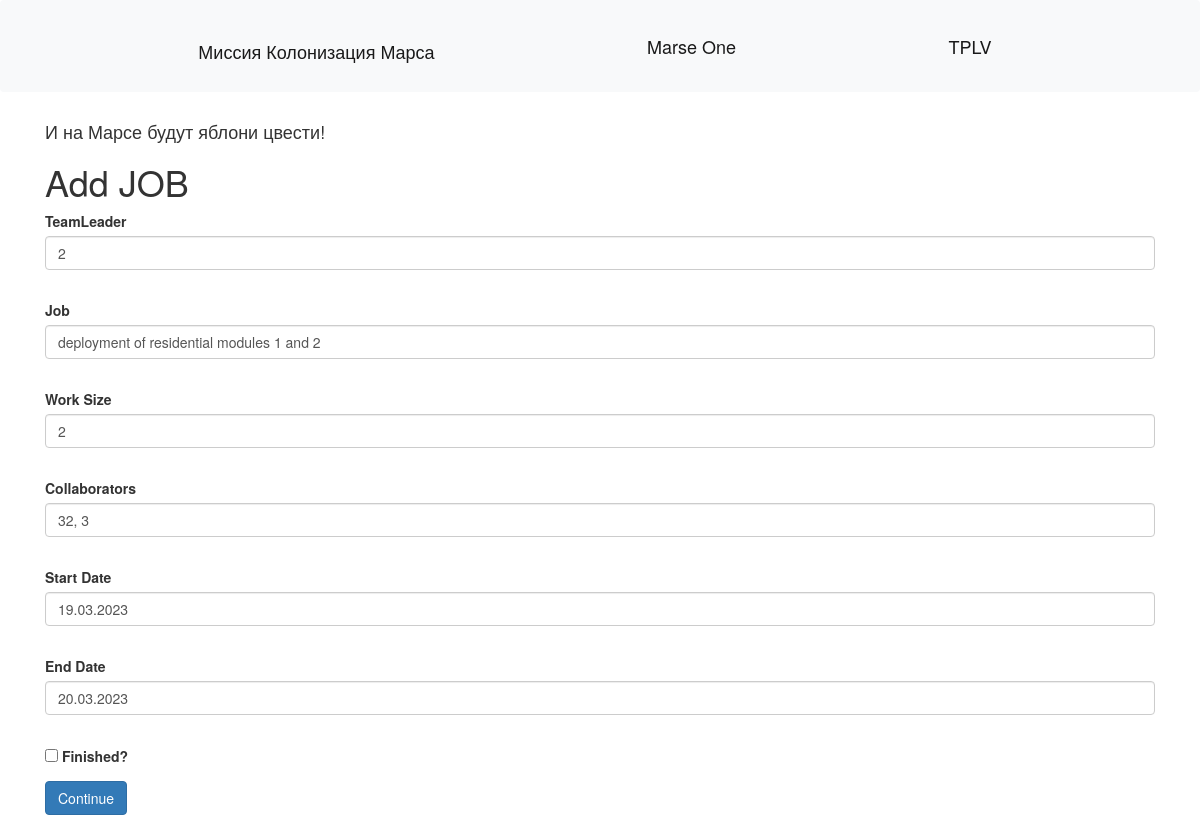
The page /job/7 (signed in) on the database as committed earlier.
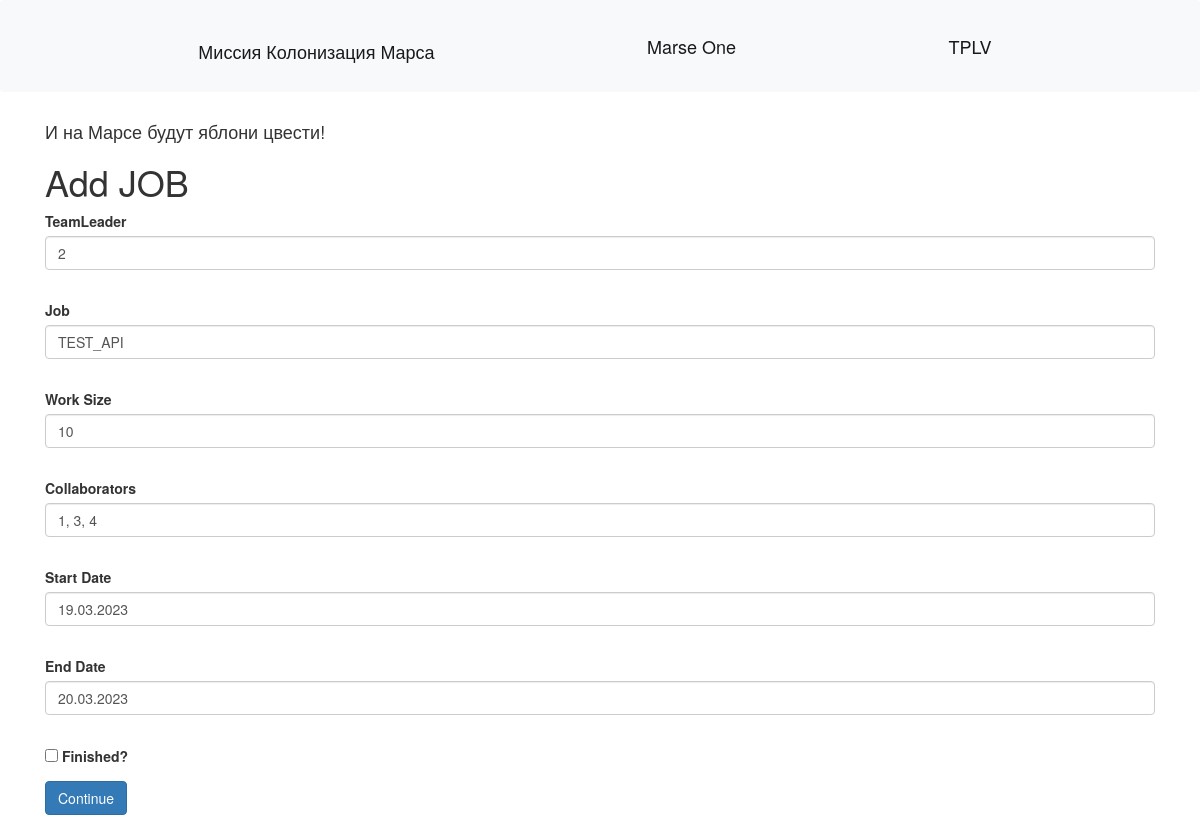
The same page on the database as committed later.
### data/jobs.py (models this page shows)
class Jobs(SqlAlchemyBase, SerializerMixin):
    __tablename__ = 'jobs'
    id = sqlalchemy.Column(sqlalchemy.Integer, primary_key=True, autoincrement=True)
    team_leader = sqlalchemy.Column(sqlalchemy.Integer, sqlalchemy.ForeignKey("users.id"))
    job = sqlalchemy.Column(sqlalchemy.String)
    work_size = sqlalchemy.Column(sqlalchemy.Integer)
    collaborators = sqlalchemy.Column(sqlalchemy.String)
    start_date = sqlalchemy.Column(sqlalchemy.String, default=datetime.datetime.now)
    end_date = sqlalchemy.Column(sqlalchemy.String, default=None)
    is_finished = sqlalchemy.Column(sqlalchemy.Boolean, default=False)
    user = orm.relationship('User', backref='posts')

### server.py (the view, shortened to what this page needs)
@app.route('/job/<int:id>', methods=['GET', 'POST'])
@login_required
def edit_news(id):
    form = JobsForm()
    if request.method == "GET":
        db_sess = db_session.create_session()
        job = db_sess.query(Jobs).filter(Jobs.id == id,
                                         Jobs.user == current_user
                                         ).first()
        if job:
            form.team_leader.data = job.team_leader
            form.job.data = job.job
            form.work_size.data = job.work_size
            form.collaborators.data = job.collaborators
            form.start_date.data = job.start_date
            form.end_date.data = job.end_date
            form.is_finished.data = job.is_finished
        else:
            abort(404)
    return render_template('jobs.html',
                           title='Редактирование новости',
                           form=form
                           )

### forms/jobs.py
class JobsForm(FlaskForm):
    team_leader = StringField('TeamLeader', validators=[DataRequired()])
    job = StringField("Job", validators=[DataRequired()])
    work_size = StringField("Work Size", validators=[DataRequired()])
    collaborators = StringField("Collaborators", validators=[DataRequired()])
    start_date = StringField("Start Date")
    end_date = StringField("End Date")
    is_finished = BooleanField("Finished?")
    submit = SubmitField('Continue')

### data/db_session.py (called while the page is built)
def create_session() -> Session:
    global __factory
    return __factory()

### server.py (called while the page is built)
@login_manager.user_loader
def load_user(user_id):
    db_sess = db_session.create_session()
    return db_sess.query(User).get(user_id)

### templates/jobs.html (shortened to what this page needs)
{% extends "base.html" %}
{% block content %}
<h1>Add JOB</h1>
<form action="" method="post">
    <p>
        {{ form.team_leader.label }}<br>
        {{ form.team_leader(class="form-control") }}<br>
    </p>
    <p>
        {{ form.job.label }}<br>
        {{ form.job(class="form-control") }}<br>
    </p>
    <p>
        {{ form.work_size.label }}<br>
        {{ form.work_size(class="form-control") }}<br>
    </p>
    <p>
        {{ form.collaborators.label }}<br>
        {{ form.collaborators(class="form-control") }}<br>
    </p>
    <p>
        {{ form.start_date.label }}<br>
        {{ form.start_date(class="form-control") }}<br>
    </p>
    <p>
        {{ form.end_date.label }}<br>
        {{ form.end_date(class="form-control") }}<br>
    </p>
    <p>{{ form.is_finished() }} {{ form.is_finished.label }}</p>
    <p>{{ form.submit(type="submit", class="btn btn-primary") }}</p>
</form>
{% endblock %}

Rows that differ between the two databases and show on the page:
changed Jobs: job "deployment of residential modules 1 and 2" → "TEST_API"; work_size "2" → "10"; collaborators "32, 3" → "1, 3, 4"
